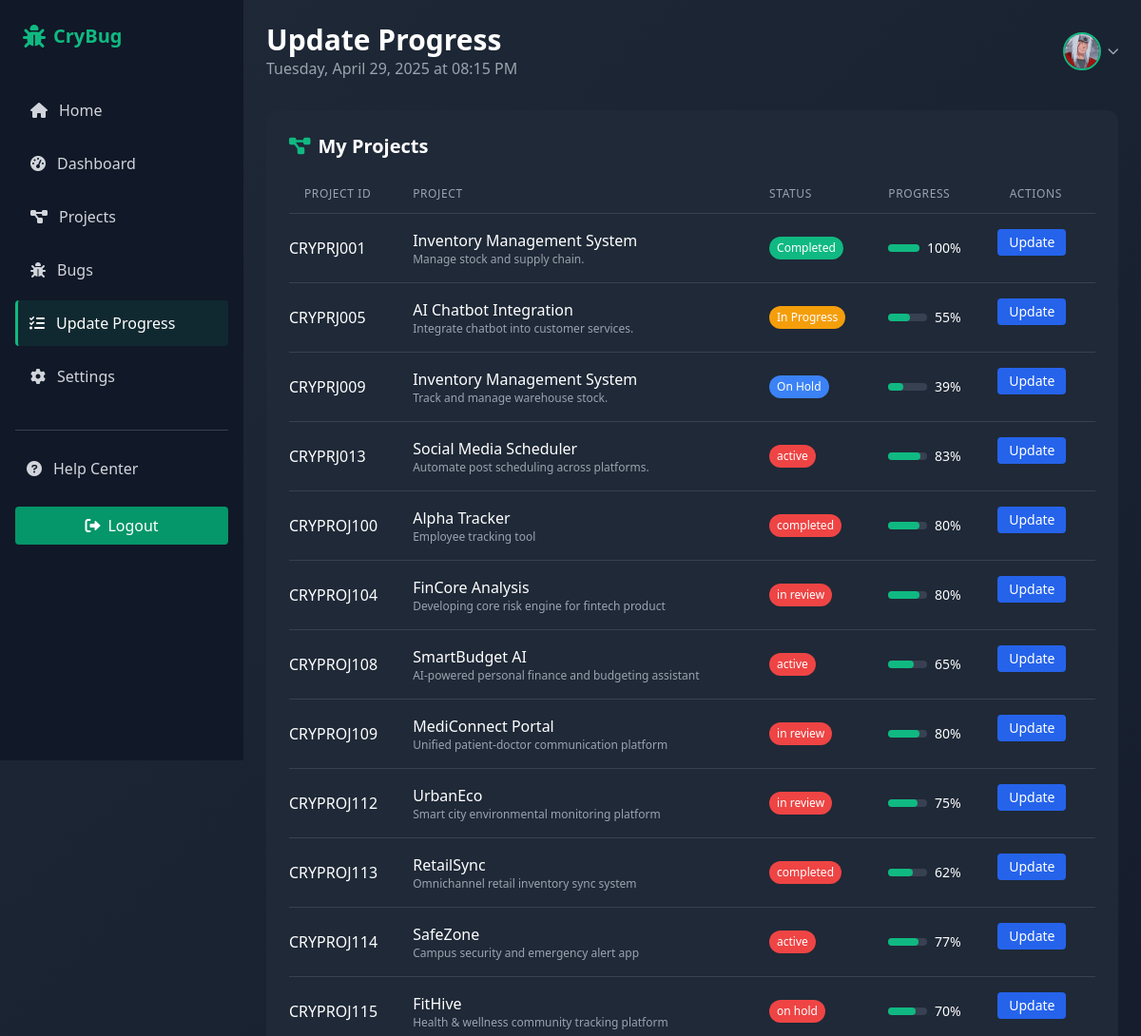
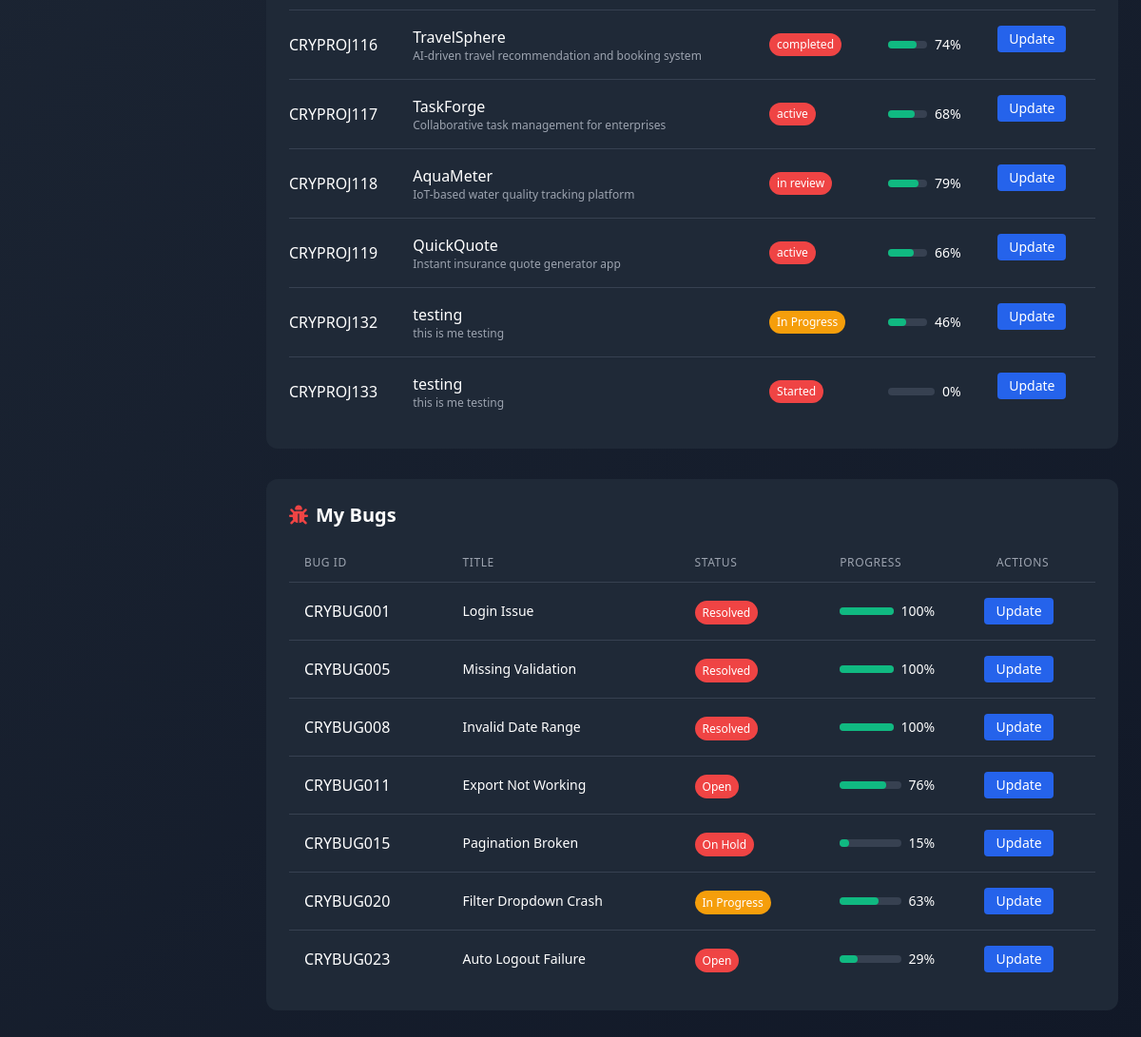
The page /employeeProfile/update.php (signed in) on the database its author committed (2 pictures, top to bottom).
### tables this page shows
CREATE TABLE `project` (
  `project_id` varchar(255) NOT NULL,
  `project_name` varchar(255) DEFAULT NULL,
  `project_descp` varchar(100) DEFAULT NULL,
  `project_start_date` timestamp NULL DEFAULT CURRENT_TIMESTAMP,
  `project_end_date` timestamp NULL DEFAULT NULL,
  `project_budget` varchar(255) DEFAULT NULL,
  `project_profit` varchar(255) DEFAULT NULL,
  `project_progress` int DEFAULT NULL,
  `project_rating` float DEFAULT NULL,
  `project_status` varchar(255) DEFAULT NULL,
  `project_priority` varchar(255) NOT NULL,
  `category` varchar(255) NOT NULL,
  `project_alloc_mag` varchar(255) DEFAULT NULL,
  `project_alloc_cmp` varchar(255) DEFAULT NULL,
  `project_alloc_emp` varchar(255) DEFAULT NULL,
  `created_at` timestamp NULL DEFAULT CURRENT_TIMESTAMP
);

CREATE TABLE `bug` (
  `bug_id` varchar(255) NOT NULL,
  `bug_title` varchar(255) DEFAULT NULL,
  `bug_descp` varchar(255) DEFAULT NULL,
  `bug_created_date` timestamp NULL DEFAULT CURRENT_TIMESTAMP,
  `bug_resolved_date` timestamp NULL DEFAULT NULL,
  `bug_status` varchar(100) DEFAULT NULL,
  `bug_progress` int NOT NULL,
  `bug_severity` varchar(100) DEFAULT NULL,
  `bug_assigned_to` varchar(255) DEFAULT NULL,
  `bug_reported_by` varchar(255) DEFAULT NULL,
  `bug_alloc_mag` varchar(255) DEFAULT NULL,
  `bug_alloc_cmp` varchar(255) DEFAULT NULL,
  `bug_alloc_emp` varchar(255) DEFAULT NULL
);

### employeeProfile/update.php (the view, shortened to what this page needs)
<?php
$emp_id = $_SESSION['emp_id'];
$empProfile = $_SESSION['emp_profile'] ?? '../images/Profile/guest.png';
include "connection.php";
$projects_query = "SELECT * FROM project WHERE project_alloc_emp = '$emp_id'";
$projects_result = mysqli_query($con, $projects_query);
$bugs_query = "SELECT b.* FROM bug b WHERE b.bug_assigned_to = '$emp_id'";
$bugs_result = mysqli_query($con, $bugs_query);
?>
<!DOCTYPE html>
<html lang="en">
<head>
  <link rel="stylesheet" href="https://cdnjs.cloudflare.com/ajax/libs/tailwindcss/2.2.19/tailwind.min.css">
  <link rel="stylesheet" href="https://cdnjs.cloudflare.com/ajax/libs/font-awesome/6.0.0-beta3/css/all.min.css">
  <link rel="stylesheet" href="../src/output.css">
  <link rel="stylesheet" href="dashboard.css">
</head>
<body class="bg-gradient-custom text-white min-h-screen font-sans bg-black antialiased">
  <div class="flex flex-col md:flex-row">
    <aside class="sidebar w-64 bg-gray-900 p-4 md:fixed md:h-screen transition-all">
      <div class="flex items-center justify-between mb-8 p-2">
        <div class="flex items-center">
          <i class="fas fa-bug text-green-500 text-2xl mr-2"></i>
          <h1 class="text-xl font-bold text-green-500">CryBug</h1>
        </div>
      </div>
      <nav>
        <ul class="space-y-2">
          <li>
            <a href="../index.php" class="sidebar-link flex items-center p-3 rounded text-gray-300 hover:text-white" data-title="Home">
              <i class="fas fa-home mr-3"></i>
              <span>Home</span>
            </a>
          </li>
          <li>
            <a href="dashboard.php" class="sidebar-link flex items-center p-3 rounded text-gray-300 hover:text-white" data-title="Dashboard">
              <i class="fas fa-tachometer-alt mr-3"></i>
              <span>Dashboard</span>
            </a>
          </li>
          <li>
            <a href="project.php" class="sidebar-link flex items-center p-3 rounded text-gray-300 hover:text-white" data-title="Projects">
              <i class="fas fa-project-diagram mr-3"></i>
              <span>Projects</span>
            </a>
          </li>
          <li>
            <a href="bug.php" class="sidebar-link flex items-center p-3 rounded text-gray-300 hover:text-white" data-title="Bugs">
              <i class="fas fa-bug mr-3"></i>
              <span>Bugs</span>
            </a>
          </li>
          <li>
            <a href="update.php" class="sidebar-link active flex items-center p-3 rounded text-gray-300 hover:text-white" data-title="Reports">
              <i class="fas fa-tasks mr-3"></i>
              <span>Update Progress</span>
            </a>
          </li>
          <li>
            <a href="setting.php" class="sidebar-link flex items-center p-3 rounded text-gray-300 hover:text-white" data-title="Settings">
              <i class="fas fa-cog mr-3"></i>
              <span>Settings</span>
            </a>
          </li>
        </ul>
      </nav>
      <div class="mt-auto pt-8">
        <div class="border-t border-gray-700 pt-4">
          <a href="help.php" class="flex items-center p-3 rounded text-gray-300 hover:text-white" data-title="Help Center">
            <i class="fas fa-question-circle mr-3"></i>
            <span>Help Center</span>
          </a>
          <a href="logout.php" class="mt-4 w-full bg-green-600 hover:bg-green-700 p-2 rounded flex items-center justify-center">
            <i class="fas fa-sign-out-alt mr-2"></i>
            <span>Logout</span>
          </a>
        </div>
      </div>
    </aside>
    <main class="md:ml-64 lg:ml-64 flex-1 p-4 md:p-6 transition-all">
      <div class="flex flex-col md:flex-row justify-between items-start md:items-center mb-8">
        <div>
          <h1 class="text-2xl md:text-3xl font-bold">Update Progress</h1>
          <p class="text-gray-400" id="currentDateTime">Loading date...</p>
        </div>
        <div class="mt-4 md:mt-0 flex items-center space-x-4">
          <div class="relative">
            <button id="profileDropdownBtn" class="flex items-center">
            <?php if(!empty($empProfile) && file_exists($empProfile)): ?>
              <img src="<?php echo htmlspecialchars($empProfile) ; ?>" alt="Profile" class="h-10 w-10 rounded-full border-2 border-green-500" />
            <?php else : ; ?>
              <img src="../images/Profile/guest.png" alt="Profile" class="h-10 w-10 rounded-full border-2 border-green-500" />
            <?php endif ; ?>
              <i class="fas fa-chevron-down ml-2 text-xs text-gray-400"></i>
            </button>
          </div>
        </div>
      </div>
      <div class="bg-gray-800 rounded-xl p-6 mb-8 card-hover transition-all duration-300">
        <h2 class="text-xl font-bold mb-4 flex items-center">
          <i class="fas fa-project-diagram text-green-500 mr-2"></i>
          My Projects
        </h2>
        <div class="overflow-x-auto">
          <table class="min-w-full divide-y divide-gray-700">
            <thead>
              <tr>
                <th class="px-4 py-3 text-left text-xs font-medium text-gray-400 uppercase tracking-wider">Project ID</th>
                <th class="px-4 py-3 text-left text-xs font-medium text-gray-400 uppercase tracking-wider">Project</th>
                <th class="px-4 py-3 text-left text-xs font-medium text-gray-400 uppercase tracking-wider">Status</th>
                <th class="px-4 py-3 text-left text-xs font-medium text-gray-400 uppercase tracking-wider">Progress</th>
                <th class="px-4 py-3 text-center text-xs font-medium text-gray-400 uppercase tracking-wider">Actions</th>
              </tr>
            </thead>
            <tbody class="divide-y divide-gray-700">
              <?php
              if(mysqli_num_rows($projects_result) > 0) {
                while($row = mysqli_fetch_assoc($projects_result)) {
                  $status_class = '';
                  switch($row['project_status']) {
                    case 'In Progress': $status_class = 'bg-yellow-500'; break;
                    case 'On Hold': $status_class = 'bg-blue-500'; break;
                    case 'Completed': $status_class = 'bg-green-500'; break;
                    default: $status_class = 'bg-red-500';
                  }
              ?>
              <tr>
                <td>
                  <div class="font-medium"><?php echo htmlspecialchars($row['project_id']); ?></div>
                </td>
                <td class="px-4 py-4">
                  <div class="font-medium"><?php echo htmlspecialchars($row['project_name']); ?></div>
                  <div class="text-xs text-gray-400"><?php echo htmlspecialchars($row['project_descp']); ?></div>
                </td>
                <td class="px-4 py-4 whitespace-nowrap">
                  <div class="flex items-center">
                    <span class="<?php echo $status_class; ?> text-xs px-2 py-1 rounded-full"><?php echo htmlspecialchars($row['project_status']); ?></span>
                  </div>
                </td>
                <td class="px-4 py-4">
                  <div class="flex items-center">
                    <div class="w-full bg-gray-700 rounded-full h-2 mr-2">
                      <div class="bg-green-500 h-2 rounded-full" style="width: <?php echo $row['project_progress']; ?>%"></div>
                    </div>
                    <span class="text-sm"><?php echo $row['project_progress']; ?>%</span>
                  </div>
                </td>
                <td class="px-4 py-4 whitespace-nowrap flex justify-center items-center ">
                  <button class="bg-blue-600 hover:bg-blue-700 px-3 py-1 rounded text-sm font-medium mr-2"
                    data-project="<?php echo htmlspecialchars($row['project_name']); ?>"
                    data-id="<?php echo $row['project_id']; ?>"
                    data-progress="<?php echo $row['project_progress']; ?>"
                    data-status="<?php echo htmlspecialchars($row['project_status']); ?>"
                    onclick="openUpdateModal(this)">Update</button>
                </td>
              </tr>
              <?php
                }
              } else {
              ?>
              <tr>
                <td colspan="4" class="px-4 py-4 text-center">No projects assigned to you.</td>
              </tr>
              <?php } ?>
            </tbody>
          </table>
        </div>
      </div>
      <div class="bg-gray-800 rounded-xl p-6 mb-8 card-hover transition-all duration-300">
      <h2 class="text-xl font-bold mb-4 flex items-center">
        <i class="fas fa-bug text-red-500 mr-2"></i>
        My Bugs
      </h2>
      <div class="overflow-x-auto">
        <table class="min-w-full divide-y divide-gray-700">
          <thead>
            <tr>
              <th class="px-4 py-3 text-left text-xs font-medium text-gray-400 uppercase tracking-wider">Bug ID</th>
              <th class="px-4 py-3 text-left text-xs font-medium text-gray-400 uppercase tracking-wider">Title</th>
              <th class="px-4 py-3 text-left text-xs font-medium text-gray-400 uppercase tracking-wider">Status</th>
              <th class="px-4 py-3 text-left text-xs font-medium text-gray-400 uppercase tracking-wider">Progress</th>
              <th class="px-4 py-3 text-center text-xs font-medium text-gray-400 uppercase tracking-wider">Actions</th>
            </tr>
          </thead>
          <tbody class="divide-y divide-gray-700 ">
            <?php
            if(mysqli_num_rows($bugs_result) > 0) {
              while($row = mysqli_fetch_assoc($bugs_result)) {
                $status_class = '';
                switch($row['bug_status']) {
                  case 'In Progress': $status_class = 'bg-yellow-500'; break;
                  default: $status_class = 'bg-red-500';
                }
            ?>
            <tr>
              <td class="px-4 py-4 whitespace-nowrap">
                <div class="font-medium"><?php echo htmlspecialchars($row['bug_id']); ?></div>
              </td>
              <td class="px-4 py-4">
                <div class="text-sm"><?php echo htmlspecialchars($row['bug_title']); ?></div>
              </td>
              <td class="px-4 py-4 whitespace-nowrap">
                <span class="<?php echo $status_class; ?> text-xs px-2 py-1 rounded-full"><?php echo htmlspecialchars($row['bug_status']); ?></span>
              </td>
              <td class="px-4 py-4">
                <div class="flex items-center">
                  <div class="w-full bg-gray-700 rounded-full h-2 mr-2">
                    <div class="bg-green-500 h-2 rounded-full" style="width: <?php echo $row['bug_progress']; ?>%"></div>
                  </div>
                  <span class="text-sm"><?php echo $row['bug_progress']; ?>%</span>
                </div>
              </td>
              <td class="px-4 py-4 whitespace-nowrap flex justify-center items-center">
                <button class="bg-blue-600 hover:bg-blue-700 px-3 py-1 rounded text-sm font-medium mr-2"
                  data-bug="<?php echo htmlspecialchars($row['bug_id']); ?>"
                  data-title="<?php echo htmlspecialchars($row['bug_title']); ?>"
                  data-status="<?php echo htmlspecialchars($row['bug_status']); ?>"
                  data-progress="<?php echo $row['bug_progress']; ?>"
                  onclick="openUpdateModal(this, 'bug')">Update</button>
              </td>
            </tr>
            <?php
              }
            } else {
            ?>
            <tr>
              <td colspan="5" class="px-4 py-4 text-center">No bugs assigned to you.</td>
            </tr>
            <?php } ?>
          </tbody>
        </table>
      </div>
    </div>
    </main>
  </div>
</body>
</html>

### employeeProfile/dashboard.css (style rules this page uses)
.bg-gradient-custom { background: linear-gradient(135deg, #1f2937 0%, #111827 100%); }
.sidebar-link { transition: all 0.2s ease; border-left: 4px solid transparent; }
.sidebar-link:hover, .sidebar-link.active { background-color: rgba(16, 185, 129, 0.1); border-left: 3px solid #10b981; color: white; }
.sidebar { transition: all 0.3s ease; position: fixed; height: 100vh; z-index: 50; }
.sidebar-link { white-space: nowrap; overflow: hidden; text-overflow: ellipsis; }

### rows shown on the page
project: project_id "CRYPRJ001", project_name "Inventory Management System", project_descp "Manage stock and supply chain.", project_status "Completed", project_progress "100"
project: project_id "CRYPRJ005", project_name "AI Chatbot Integration", project_descp "Integrate chatbot into customer services.", project_status "In Progress", project_progress "55"
project: project_id "CRYPRJ009", project_name "Inventory Management System", project_descp "Track and manage warehouse stock.", project_status "On Hold", project_progress "39"
project: project_id "CRYPRJ013", project_name "Social Media Scheduler", project_descp "Automate post scheduling across platforms.", project_status "active", project_progress "83"
project: project_id "CRYPROJ100", project_name "Alpha Tracker", project_descp "Employee tracking tool", project_status "completed", project_progress "80"
project: project_id "CRYPROJ104", project_name "FinCore Analysis", project_descp "Developing core risk engine for fintech product", project_status "in review", project_progress "80"
project: project_id "CRYPROJ108", project_name "SmartBudget AI", project_descp "AI-powered personal finance and budgeting assistant", project_status "active", project_progress "65"
project: project_id "CRYPROJ109", project_name "MediConnect Portal", project_descp "Unified patient-doctor communication platform", project_status "in review", project_progress "80"
project: project_id "CRYPROJ112", project_name "UrbanEco", project_descp "Smart city environmental monitoring platform", project_status "in review", project_progress "75"
project: project_id "CRYPROJ113", project_name "RetailSync", project_descp "Omnichannel retail inventory sync system", project_status "completed", project_progress "62"
project: project_id "CRYPROJ114", project_name "SafeZone", project_descp "Campus security and emergency alert app", project_status "active", project_progress "77"
project: project_id "CRYPROJ115", project_name "FitHive", project_descp "Health & wellness community tracking platform", project_status "on hold", project_progress "70"
project: project_id "CRYPROJ116", project_name "TravelSphere", project_descp "AI-driven travel recommendation and booking system", project_status "completed", project_progress "74"
project: project_id "CRYPROJ117", project_name "TaskForge", project_descp "Collaborative task management for enterprises", project_status "active", project_progress "68"
project: project_id "CRYPROJ118", project_name "AquaMeter", project_descp "IoT-based water quality tracking platform", project_status "in review", project_progress "79"
project: project_id "CRYPROJ119", project_name "QuickQuote", project_descp "Instant insurance quote generator app", project_status "active", project_progress "66"
project: project_id "CRYPROJ132", project_name "testing", project_descp "this is me testing", project_status "In Progress", project_progress "46"
project: project_id "CRYPROJ133", project_name "testing", project_descp "this is me testing", project_status "Started", project_progress "0"
bug: bug_id "CRYBUG001", bug_title "Login Issue", bug_status "Resolved", bug_progress "100"
bug: bug_id "CRYBUG005", bug_title "Missing Validation", bug_status "Resolved", bug_progress "100"
bug: bug_id "CRYBUG008", bug_title "Invalid Date Range", bug_status "Resolved", bug_progress "100"
bug: bug_id "CRYBUG011", bug_title "Export Not Working", bug_status "Open", bug_progress "76"
bug: bug_id "CRYBUG015", bug_title "Pagination Broken", bug_status "On Hold", bug_progress "15"
bug: bug_id "CRYBUG020", bug_title "Filter Dropdown Crash", bug_status "In Progress", bug_progress "63"
bug: bug_id "CRYBUG023", bug_title "Auto Logout Failure", bug_status "Open", bug_progress "29"
